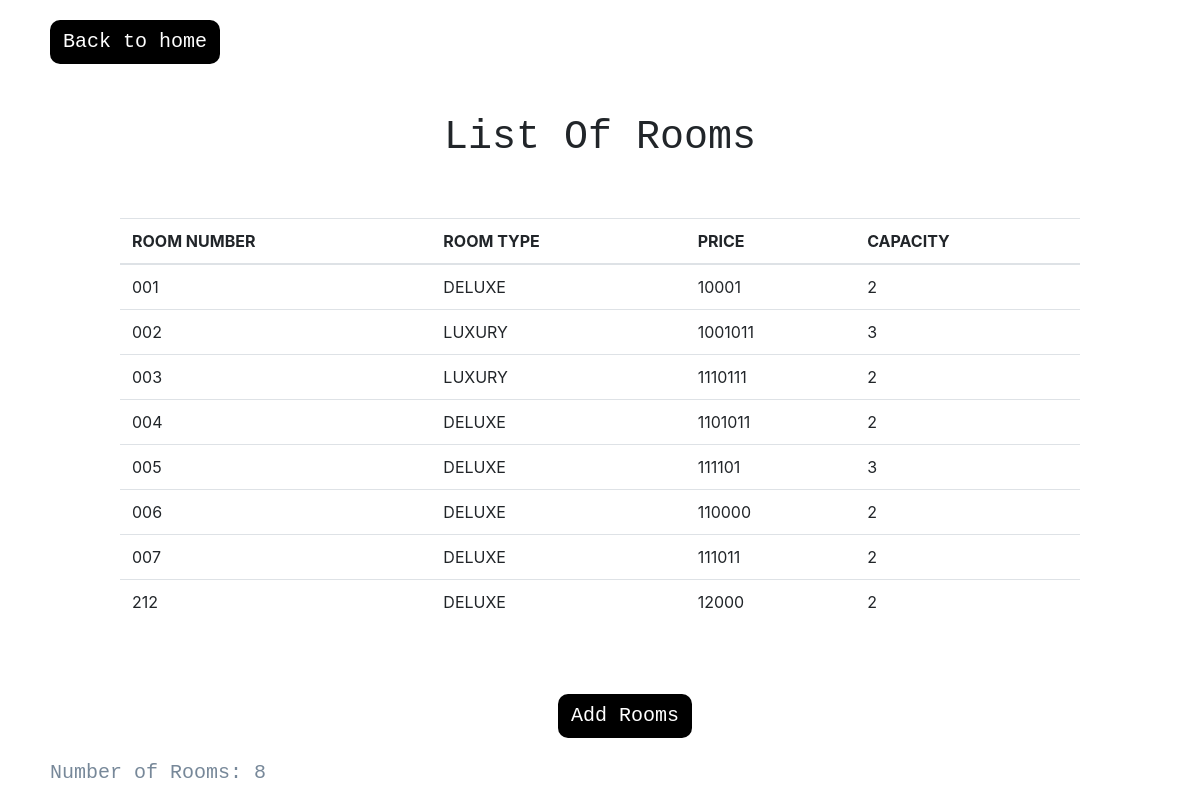
/intro1/room-list (signed in), run on an earlier commit of the app's database.
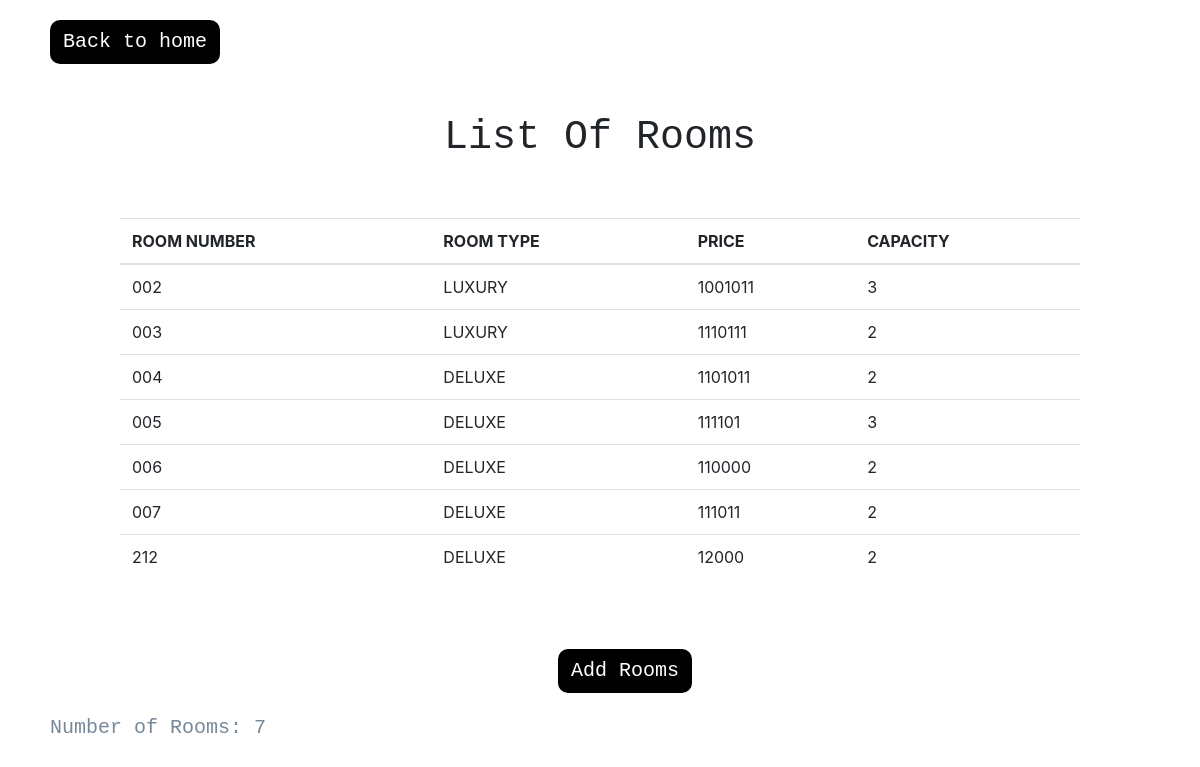
And on a later commit of the database.
### website1/models.py (models this page shows)
class Rooms(models.Model):
    CATEGORY = (
        ('DELUXE','DELUXE'),('LUXURY','LUXURY'),('PREMIUM','PREMIUM')
    )
    room_id = models.AutoField(primary_key=True)
    Room_No = models.CharField(max_length=50,unique=True)
    Room_Type = models.CharField(max_length=50,choices=CATEGORY)
    Room_Price = models.CharField(max_length=50)
    capacity = models.IntegerField(default=3)
    def __str__(self):
        return self.Room_No

### website1/decorators.py (the view)
    def wrapper_func(request,*args,**kwargs):
        if request.user.is_authenticated:
            return view_func(request,*args,**kwargs)
        else:
            return redirect('login')

### website1/views.py (called while the page is built)
@unauthenticated_user
def handleListRooms(request):
        rooms = Rooms.objects.all()
        size = rooms.count()
        print(rooms)
        return render(request,'listRooms.html',{'rm':rooms,'size':size})

### website1/Templates/listRooms.html (shortened to what this page needs)
<html>
    <head>
        <link rel="stylesheet" href="https://cdn.jsdelivr.net/npm/bootstrap@4.1.3/dist/css/bootstrap.min.css">
    </head>
<body>
    <a href="{% url 'intro' %}" class="btn btn-link linkk">Back to home</a>
        <h1 class="cent">List Of Rooms</h1>
<br><br>
    <table class="table table090">
        <thead>
          <tr>
            <th scope="col">ROOM NUMBER</th>
            <th scope="col">ROOM TYPE</th>
            <th scope="col">PRICE</th>
            <th scope="col">CAPACITY</th>
          </tr>
        </thead>
        <tbody>
            {% for x in rm %}
          <tr>
            <td>{{x.Room_No}}</td>
            <td>{{x.Room_Type}}</td>
            <td>{{x.Room_Price}}</td>
            <td>{{x.capacity}}</td>
          </tr>
          {% endfor %}
        </tbody>
      </table>
    <div class="cent">
        <a href="{% url 'roomAdd' %}" class="btn btn-link linkk1">Add Rooms</a>
    </div>
      <div class="count">
        Number of Rooms: {{rm|length}}
      </div>
</body>
</html>

What changed in the data, as far as the page shows it:
removed Rooms: Room_No "001", Room_Type "DELUXE", Room_Price "10001", capacity "2"
Also different on the page:
{{ rm|length }}: "8" → "7"
